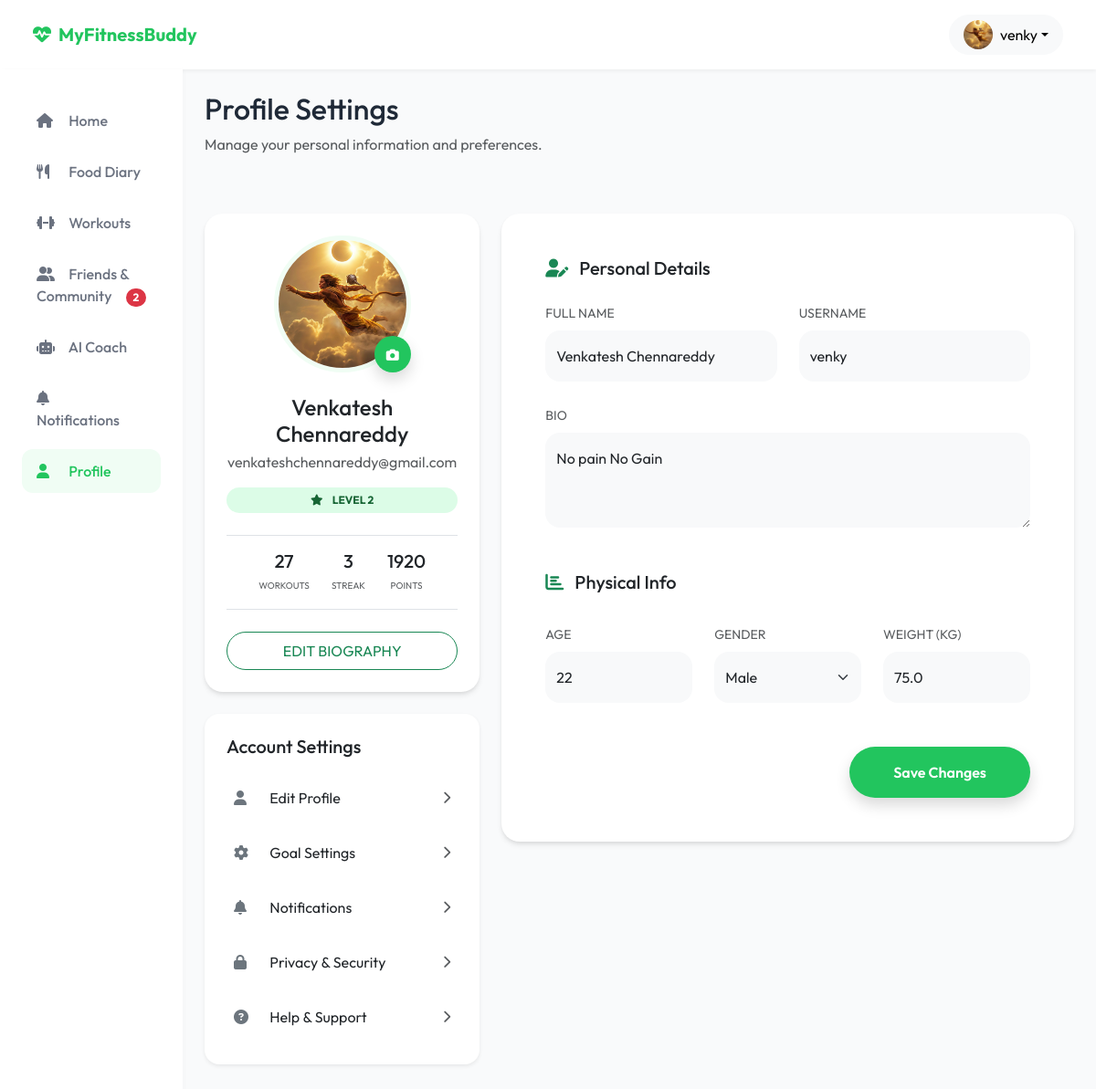
/profile/ (signed in), run on the app's committed database.
### users/models.py (models this page shows, shortened)
class User(AbstractUser):
    phone_number = models.CharField(max_length=15, unique=True, null=True, blank=True)
    email = models.EmailField(unique=True)
    gender = models.CharField(max_length=10, null=True, blank=True)
    age = models.IntegerField(null=True, blank=True)
    country = models.CharField(max_length=100, null=True, blank=True)
    height_feet = models.IntegerField(null=True, blank=True)
    height_inches = models.IntegerField(null=True, blank=True)
    height_cm = models.FloatField(null=True, blank=True)
    current_weight = models.FloatField(null=True, blank=True)
    goal_weight = models.FloatField(null=True, blank=True)
    weight_kg = models.FloatField(null=True, blank=True)
    activity_level = models.CharField(max_length=50, null=True, blank=True)
    goals_completed = models.BooleanField(default=False)
    USERNAME_FIELD = 'email'
    REQUIRED_FIELDS = ['username']

class UserProfile(models.Model):
    user = models.OneToOneField(User, on_delete=models.CASCADE, related_name='profile')
    full_name = models.CharField(max_length=255, null=True, blank=True)
    bio = models.TextField(null=True, blank=True)
    profile_photo = models.ImageField(upload_to='profiles/', null=True, blank=True)
    fitness_level = models.CharField(max_length=50, null=True, blank=True)
    meal_planning_freq = models.CharField(max_length=50, null=True, blank=True)
    weekly_meal_plans = models.CharField(max_length=50, null=True, blank=True)
    weekly_goal = models.CharField(max_length=100, null=True, blank=True)
    streak = models.IntegerField(default=0)
    longest_streak = models.IntegerField(default=0)
    level = models.IntegerField(default=1)
    workouts_completed = models.IntegerField(default=0)
    xp = models.IntegerField(default=0)
    goals = models.ManyToManyField(Goal, blank=True)
    barriers = models.ManyToManyField(Barrier, blank=True)
    habits = models.ManyToManyField(Habit, blank=True)

### web/views.py (the view, shortened to what this page needs)
# urls.py: path('profile/', views.profile_view, name='profile'),
@login_required(login_url='login')
def profile_view(request):
    profile, created = UserProfile.objects.get_or_create(user=request.user)
    return render(request, 'web/profile.html', {'profile': profile})

### web/context_processors.py (called while the page is built)
def social_context(request):
    if request.user.is_authenticated:
        pending_count = FriendRequest.objects.filter(receiver=request.user, status='pending').count()
        return {
            'pending_friend_requests_count': pending_count
        }
    return {
        'pending_friend_requests_count': 0
    }

### templates/web/profile.html (shortened to what this page needs)
{% extends 'web/base.html' %}
{% block content %}
<div class="row mb-5">
    <div class="col-md-12">
        <h1 class="h2 font-weight-bold">Profile Settings</h1>
        <p class="text-muted">Manage your personal information and preferences.</p>
    </div>
</div>
<div class="row">
    <div class="col-lg-4 mb-4">
        <div class="card p-4 text-center">
            <div class="position-relative d-inline-block mx-auto mb-4">
                <img src="{% if profile.profile_photo %}{{ profile.profile_photo.url }}{% else %}https://ui-avatars.com/api/?name={{ user.username }}&background=22C55E&color=fff&size=128{% endif %}"
                     class="rounded-circle" style="width: 150px; height: 150px; object-fit: cover; border: 5px solid #F0FDF4;">
                <button class="btn btn-primary rounded-circle position-absolute bottom-0 end-0 p-2 shadow" style="width: 40px; height: 40px;">
                    <i class="fas fa-camera fa-sm"></i>
                </button>
            </div>
            <h4 class="font-weight-bold mb-1">{{ profile.full_name|default:user.username }}</h4>
            <p class="text-muted">{{ user.email }}</p>
            <span class="badge bg-green-soft px-3 py-2 rounded-pill mb-4"><i class="fas fa-star me-2"></i> LEVEL {{ profile.level }}</span>
            <div class="d-flex justify-content-center gap-4 py-3 border-top border-bottom mb-4">
                <div class="text-center">
                    <h5 class="mb-0 font-weight-bold">{{ profile.workouts_completed }}</h5>
                    <small class="text-muted text-uppercase" style="font-size: 10px;">WORKOUTS</small>
                </div>
                <div class="text-center">
                    <h5 class="mb-0 font-weight-bold">{{ profile.streak }}</h5>
                    <small class="text-muted text-uppercase" style="font-size: 10px;">STREAK</small>
                </div>
                <div class="text-center">
                    <h5 class="mb-0 font-weight-bold">{{ profile.xp }}</h5>
                    <small class="text-muted text-uppercase" style="font-size: 10px;">POINTS</small>
                </div>
            </div>
            <button class="btn btn-outline-success w-100 rounded-pill py-2 font-weight-bold">
                EDIT BIOGRAPHY
            </button>
        </div>
        <div class="card p-4 mt-4 border-0 shadow-sm rounded-4">
            <h5 class="font-weight-bold mb-3">Account Settings</h5>
            <div class="list-group list-group-flush">
                <a href="#" class="list-group-item list-group-item-action border-0 d-flex justify-content-between align-items-center py-3 px-2 rounded-3 mb-1">
                    <div><i class="fas fa-user text-secondary me-3" style="width: 20px;"></i> <span class="text-dark font-weight-bold">Edit Profile</span></div>
                    <i class="fas fa-chevron-right text-muted small"></i>
                </a>
                <a href="{% url 'goal_settings' %}" class="list-group-item list-group-item-action border-0 d-flex justify-content-between align-items-center py-3 px-2 rounded-3 mb-1">
                    <div><i class="fas fa-cog text-secondary me-3" style="width: 20px;"></i> <span class="text-dark font-weight-bold">Goal Settings</span></div>
                    <i class="fas fa-chevron-right text-muted small"></i>
                </a>
                <a href="{% url 'notifications' %}" class="list-group-item list-group-item-action border-0 d-flex justify-content-between align-items-center py-3 px-2 rounded-3 mb-1">
                    <div><i class="fas fa-bell text-secondary me-3" style="width: 20px;"></i> <span class="text-dark font-weight-bold">Notifications</span></div>
                    <i class="fas fa-chevron-right text-muted small"></i>
                </a>
                <a href="{% url 'privacy_security' %}" class="list-group-item list-group-item-action border-0 d-flex justify-content-between align-items-center py-3 px-2 rounded-3 mb-1">
                    <div><i class="fas fa-lock text-secondary me-3" style="width: 20px;"></i> <span class="text-dark font-weight-bold">Privacy & Security</span></div>
                    <i class="fas fa-chevron-right text-muted small"></i>
                </a>
                <a href="{% url 'help_support' %}" class="list-group-item list-group-item-action border-0 d-flex justify-content-between align-items-center py-3 px-2 rounded-3">
                    <div><i class="fas fa-question-circle text-secondary me-3" style="width: 20px;"></i> <span class="text-dark font-weight-bold">Help & Support</span></div>
                    <i class="fas fa-chevron-right text-muted small"></i>
                </a>
            </div>
        </div>
    </div>
    <div class="col-lg-8">
        <div class="card p-5 border-0">
            <h5 class="font-weight-bold mb-4"><i class="fas fa-user-edit me-2 text-success"></i> Personal Details</h5>
            <form method="POST">
                <div class="row g-4">
                    <div class="col-md-6">
                        <label class="form-label font-weight-bold text-muted small">FULL NAME</label>
                        <input type="text" name="full_name" class="form-control bg-light border-0 py-3 rounded-4" value="{{ profile.full_name|default:'' }}" placeholder="Not set">
                    </div>
                    <div class="col-md-6">
                        <label class="form-label font-weight-bold text-muted small">USERNAME</label>
                        <input type="text" class="form-control bg-light border-0 py-3 rounded-4" value="{{ user.username }}" readonly disabled>
                    </div>
                    <div class="col-md-12">
                        <label class="form-label font-weight-bold text-muted small">BIO</label>
                        <textarea name="bio" class="form-control bg-light border-0 py-3 rounded-4" rows="3" placeholder="Tell us about yourself">{{ profile.bio|default:'' }}</textarea>
                    </div>
                    <h5 class="font-weight-bold mt-5 mb-2"><i class="fas fa-chart-bar me-2 text-success"></i> Physical Info</h5>
                    <div class="col-md-4">
                        <label class="form-label font-weight-bold text-muted small">AGE</label>
                        <input type="number" name="age" class="form-control bg-light border-0 py-3 rounded-4" value="{{ user.age|default:'' }}" placeholder="Years">
                    </div>
                    <div class="col-md-4">
                        <label class="form-label font-weight-bold text-muted small">GENDER</label>
                        <select name="gender" class="form-select bg-light border-0 py-3 rounded-4">
                            <option value="male" {% if user.gender == 'male' %}selected{% endif %}>Male</option>
                        </select>
                    </div>
                    <div class="col-md-4">
                        <label class="form-label font-weight-bold text-muted small">WEIGHT (KG)</label>
                        <input type="number" step="0.1" name="current_weight" class="form-control bg-light border-0 py-3 rounded-4" value="{{ user.current_weight|default:'' }}" placeholder="kg">
                    </div>
                </div>
                <div class="mt-5 text-end">
                    <button type="submit" class="btn btn-primary rounded-pill px-5 py-3 shadow">
                        Save Changes
                    </button>
                </div>
            </form>
        </div>
    </div>
</div>
{% endblock %}

### templates/web/base.html (shortened to what this page needs)
<!DOCTYPE html>
<html lang="en">
<head>
    <link href="https://cdn.jsdelivr.net/npm/bootstrap@5.3.0/dist/css/bootstrap.min.css" rel="stylesheet">
    <link rel="stylesheet" href="https://cdnjs.cloudflare.com/ajax/libs/font-awesome/6.4.0/css/all.min.css">
</head>
<body>
    {% if not hide_nav %}
    <nav class="navbar navbar-expand-lg navbar-light">
        <div class="container-fluid">
            <a class="navbar-brand d-flex align-items-center" href="/">
                <i class="fas fa-heartbeat me-2"></i> MyFitnessBuddy
            </a>
            <div class="ms-auto d-flex align-items-center">
                {% if user.is_authenticated %}
                <div class="dropdown">
                    <button class="btn btn-light dropdown-toggle d-flex align-items-center" type="button" id="userMenu" data-bs-toggle="dropdown" aria-expanded="false" style="border-radius: 50px; padding: 5px 15px;">
                        <img src="{% if user.profile.profile_photo %}{{ user.profile.profile_photo.url }}{% else %}https://ui-avatars.com/api/?name={{ user.username }}&background=22C55E&color=fff{% endif %}" alt="Profile" class="rounded-circle me-2" style="width: 32px; height: 32px; object-fit: cover;">
                        <span class="d-none d-md-inline">{{ user.username }}</span>
                    </button>
                </div>
                {% else %}
                <a href="{% url 'login' %}" class="btn btn-outline-success me-2 rounded-pill px-4">Login</a>
                <a href="{% url 'signup' %}" class="btn btn-primary rounded-pill px-4">Signup</a>
                {% endif %}
            </div>
        </div>
    </nav>
    {% endif %}
    <div class="container-fluid">
        <div class="row">
            {% if user.is_authenticated and not hide_nav %}
            <div class="col-lg-2 sidebar">
                <div class="nav flex-column">
                    <a class="nav-link {% if request.resolver_match.url_name == 'dashboard' %}active{% endif %}" href="{% url 'dashboard' %}">
                        <i class="fas fa-home"></i> Home
                    </a>
                    <a class="nav-link {% if request.resolver_match.url_name == 'food' %}active{% endif %}" href="{% url 'food' %}">
                        <i class="fas fa-utensils"></i> Food Diary
                    </a>
                    <a class="nav-link {% if request.resolver_match.url_name == 'workout' %}active{% endif %}" href="{% url 'workout' %}">
                        <i class="fas fa-dumbbell"></i> Workouts
                    </a>
                    <a class="nav-link {% if request.resolver_match.url_name == 'friends' %}active{% endif %}" href="{% url 'friends' %}">
                        <i class="fas fa-user-friends"></i> Friends & Community
                        {% if pending_friend_requests_count > 0 %}
                            <span class="badge bg-danger rounded-pill float-end small mt-1">{{ pending_friend_requests_count }}</span>
                        {% endif %}
                    </a>
                    <a class="nav-link {% if request.resolver_match.url_name == 'ai_coach' %}active{% endif %}" href="{% url 'ai_coach' %}">
                        <i class="fas fa-robot"></i> AI Coach
                    </a>
                    <a class="nav-link {% if request.resolver_match.url_name == 'notifications' %}active{% endif %}" href="{% url 'notifications' %}">
                        <i class="fas fa-bell"></i> Notifications
                    </a>
                    <a class="nav-link {% if request.resolver_match.url_name == 'profile' %}active{% endif %}" href="{% url 'profile' %}">
                        <i class="fas fa-user"></i> Profile
                    </a>
                </div>
            </div>
            {% endif %}
            <main class="{% if user.is_authenticated and not hide_nav %}col-lg-10{% else %}col-12{% endif %} p-4">
                {% block content %}{% endblock %}
            </main>
        </div>
    </div>
</body>
</html>

### templates/web/base.html (style rules this page uses)
:root { --primary-green: #22C55E; --dark-gray: #1F2937; --light-bg: #F9FAFB; --card-shadow: 0 4px 6px -1px rgba(0, 0, 0, 0.1), 0 2px 4px -1px rgba(0, 0, 0, 0.06); }
body { font-family: 'Outfit', sans-serif; background-color: var(--light-bg); color: var(--dark-gray); }
.navbar { background-color: white; box-shadow: 0 2px 4px rgba(0,0,0,0.05); padding: 1rem 1.5rem; }
.navbar-brand { font-weight: 700; color: var(--primary-green); }
.sidebar { background-color: white; min-height: calc(100vh - 72px); padding: 2rem 1.5rem; position: sticky; top: 72px; box-shadow: 2px 0 4px rgba(0,0,0,0.02); }
.nav-link { color: #6B7280; padding: 0.75rem 1rem; border-radius: 12px; margin-bottom: 0.5rem; transition: all 0.2s ease; font-weight: 500; }
.nav-link:hover, .nav-link.active { background-color: #F0FDF4; color: var(--primary-green); }
.nav-link i { margin-right: 12px; width: 20px; }
.card { border: none; border-radius: 20px; box-shadow: var(--card-shadow); margin-bottom: 1.5rem; }
.btn-primary { background-color: var(--primary-green); border: none; padding: 0.6rem 1.5rem; border-radius: 12px; font-weight: 600; }
.bg-green-soft { background-color: #DCFCE7; color: #166534; }

### data on the page
User: profile_photo (picture), username "venky", email "venkateshchennareddy@gmail.com", age "22", current_weight "75.0"
UserProfile: profile_photo (picture), full_name "Venkatesh Chennareddy", level "2", workouts_completed "27", streak "3", xp "1920", bio "No pain No Gain"

### other printed values
{{ pending_friend_requests_count }} "2"
